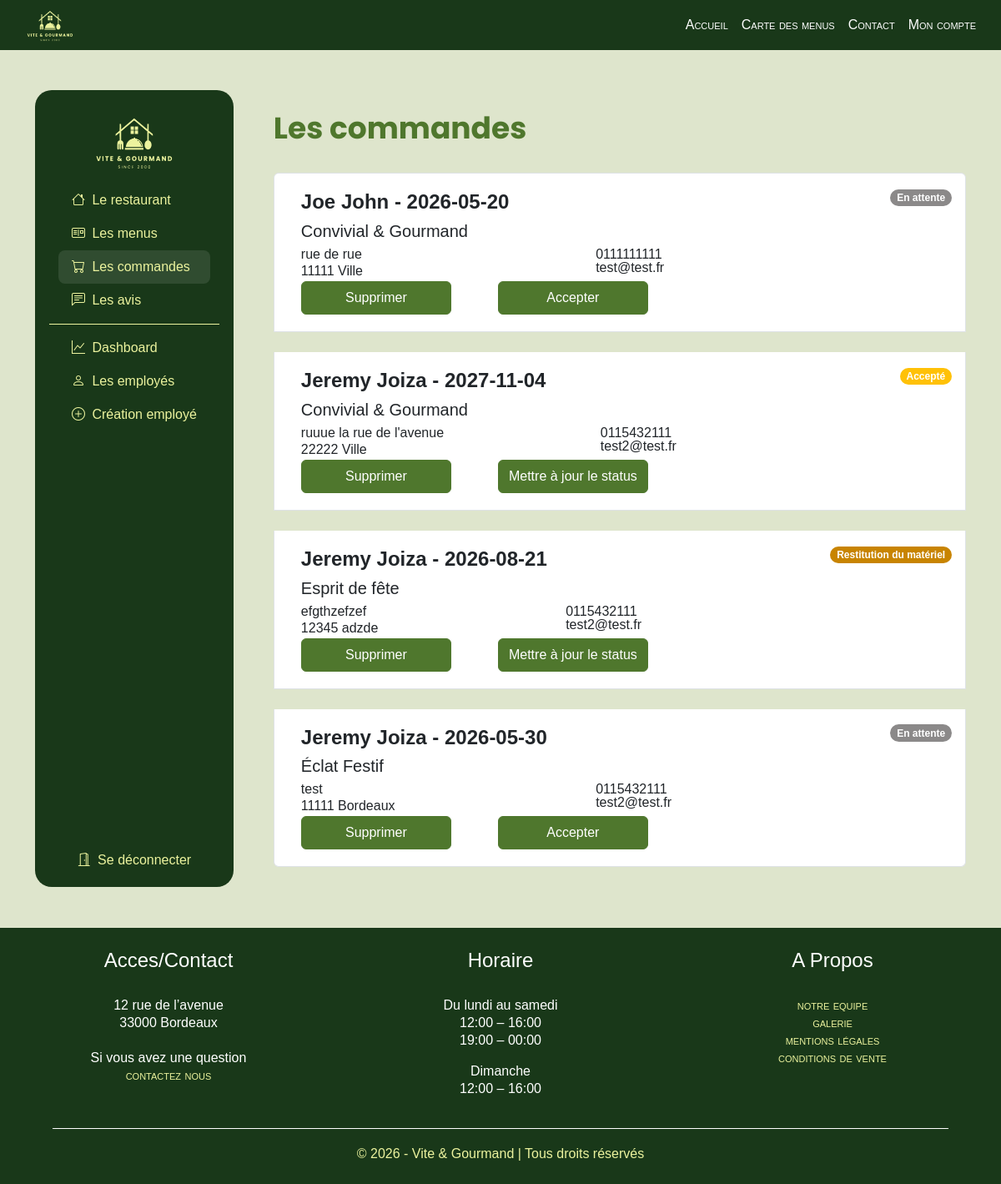
Before: /monCompteEmploye/commandes (signed in) with the older database file.
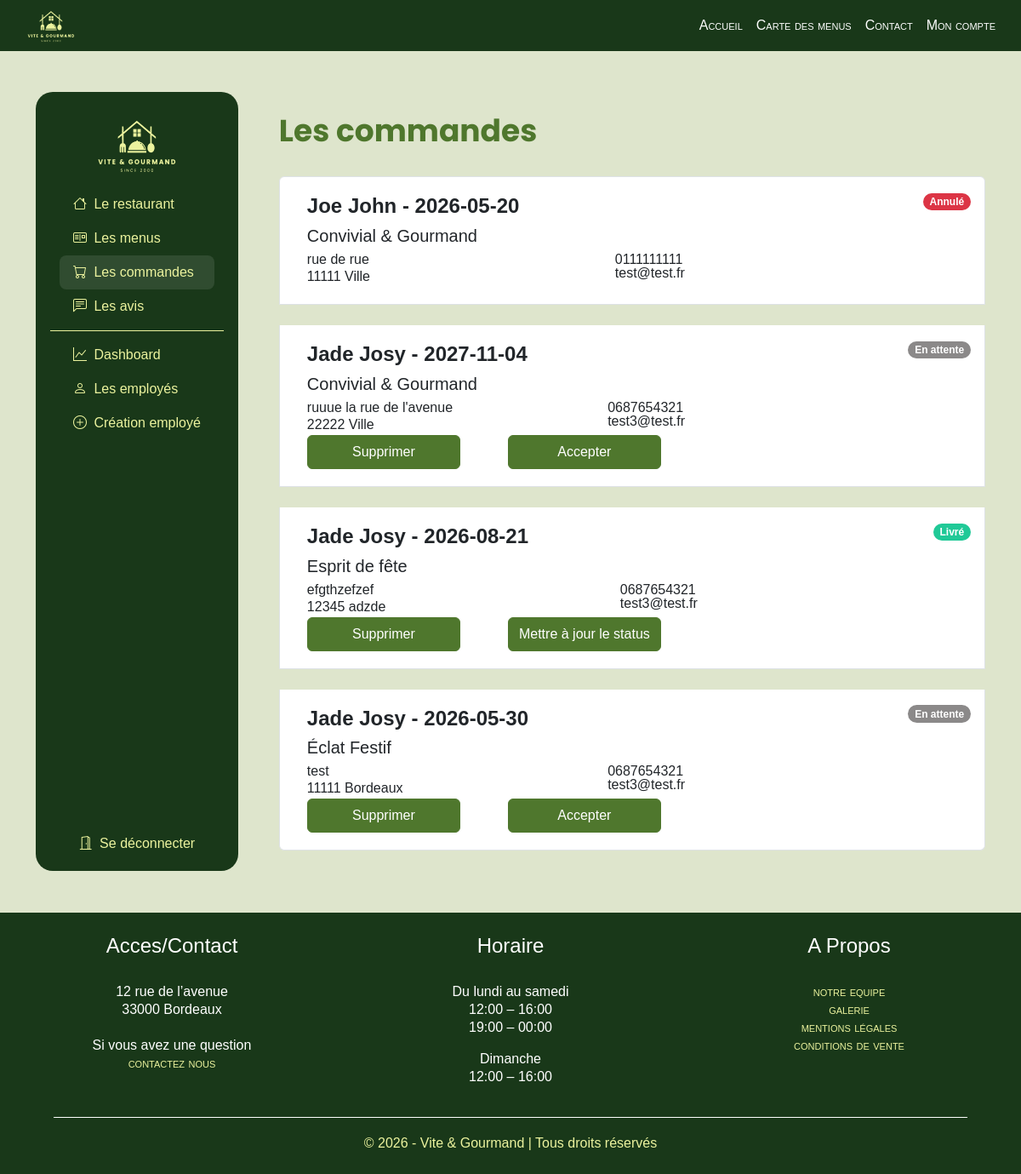
After: the same page with the newer database file.
### tables this page shows
CREATE TABLE IF NOT EXISTS `commandes` (
  `id` int NOT NULL AUTO_INCREMENT,
  `date_commande` date NOT NULL,
  `date_prestation` date NOT NULL,
  `heure_livraison` time NOT NULL,
  `adresse_livraison` varchar(100) NOT NULL,
  `code_postal_livraison` varchar(10) NOT NULL,
  `ville_livraison` varchar(100) NOT NULL,
  `prix_menu` double NOT NULL,
  `nbre_pers` int NOT NULL,
  `prix_livraison` double NOT NULL,
  `status` varchar(50) DEFAULT NULL,
  `pret_materiel` tinyint(1) DEFAULT '0',
  `restitution_materiel` tinyint(1) DEFAULT '0',
  `contact_annulation` varchar(20) DEFAULT NULL,
  `raison_annulation` text,
  `user_id` int NOT NULL,
  `menu_id` int NOT NULL,
  PRIMARY KEY (`id`),
  KEY `user_id` (`user_id`),
  KEY `menu_id` (`menu_id`)
);

CREATE TABLE IF NOT EXISTS `users` (
  `id` int NOT NULL AUTO_INCREMENT,
  `nom` varchar(50) NOT NULL,
  `prenom` varchar(50) NOT NULL,
  `telephone` varchar(10) NOT NULL,
  `email` varchar(250) NOT NULL,
  `adresse` varchar(250) NOT NULL,
  `code_postal` varchar(10) NOT NULL,
  `ville` varchar(100) NOT NULL,
  `birthday` timestamp NULL DEFAULT NULL,
  `password` varchar(255) NOT NULL,
  `role` varchar(20) DEFAULT NULL,
  `created_at` timestamp NOT NULL DEFAULT CURRENT_TIMESTAMP,
  PRIMARY KEY (`id`),
  UNIQUE KEY `email` (`email`)
);

CREATE TABLE IF NOT EXISTS `menus` (
  `id` int NOT NULL AUTO_INCREMENT,
  `entree_id` int NOT NULL,
  `plat_id` int NOT NULL,
  `dessert_id` int NOT NULL,
  `titre` varchar(50) NOT NULL,
  `nbre_pers_min` int NOT NULL,
  `prix_par_pers` double NOT NULL,
  `regime_id` int NOT NULL,
  `theme_id` int NOT NULL,
  `description` varchar(250) DEFAULT NULL,
  `quantite_restante` int NOT NULL,
  `img_path` varchar(250) DEFAULT NULL,
  PRIMARY KEY (`id`),
  KEY `entree_id` (`entree_id`),
  KEY `plat_id` (`plat_id`),
  KEY `dessert_id` (`dessert_id`),
  KEY `regime_id` (`regime_id`),
  KEY `theme_id` (`theme_id`)
);

CREATE TABLE IF NOT EXISTS `horaires` (
  `id` int NOT NULL AUTO_INCREMENT,
  `jour` varchar(20) NOT NULL,
  `morning_opening` time DEFAULT NULL,
  `morning_closing` time DEFAULT NULL,
  `night_opening` time DEFAULT NULL,
  `night_closing` time DEFAULT NULL,
  PRIMARY KEY (`id`)
);

### pages/databaseLink/staffAccountCommandesPost.php (called while the page is built, shortened)
<?php
  require __DIR__ . "/../../config/database.php";
  function getStatusColor($status) {
    $status_badge = [
      "accepte" => "text-bg-badge-accepte",
      "en_preparation" => "bg-info",
      "en_cours_de_livraison" => "bg-purple",
      "livre" => "bg-teal",
      "restitution_materiel" => "bg-warning",
      "terminee" => "bg-success",
      "annule" => "bg-danger"
    ];
    return $status_badge[$status] ?? 'text-bg-badge-waiting';
  }
  function getStatusName($status) {
    $stepsLabel = [
      "accepte" => "Accepté",
      "en_preparation" => "En préparation",
      "en_cours_de_livraison" => "En cours de livraison",
      "livre" => "Livré",
      "restitution_materiel" => "Restitution du matériel",
      "terminee" => "Terminé",
      "annule" => "Annulé"
    ];
    return $stepsLabel[$status] ?? 'text-bg-badge-waiting';
  }
  try {
    $query = "
      SELECT
        commandes.*,
        suivis_commandes.accepte,
        suivis_commandes.en_preparation,
        suivis_commandes.en_cours_de_livraison,
        suivis_commandes.livre,
        suivis_commandes.restitution_materiel,
        suivis_commandes.terminee,
        users.prenom,
        users.nom,
        users.telephone,
        users.email,
        menus.titre
      FROM
        commandes
      JOIN users ON commandes.user_id = users.id
      JOIN menus ON commandes.menu_id = menus.id
      LEFT JOIN suivis_commandes
        ON suivis_commandes.commande_id = commandes.id
    ";
    $stmt = $pdo->prepare($query);
    $stmt->execute();
    $commandes = $stmt->fetchAll(PDO::FETCH_ASSOC);
  } catch (PDOException $e){
    error_log($e->getMessage());
    echo "Erreur serveur";
    exit;
}

### pages/databaseLink/footerPost.php (called while the page is built)
<?php
require __DIR__ . "/../../config/database.php";
try{
  $query = "SELECT * FROM horaires";
  $stmt = $pdo->prepare($query);
  $stmt->execute();
  $datas = $stmt->fetchAll(PDO::FETCH_ASSOC);
  $horaires = array_column($datas, null, 'id');
}
catch (PDOException $e){
    error_log("Erreur de connexion à la base de données : ". $e->getMessage());
}
?>

### pages/staffAccountCommandes.php (the view, shortened to what this page needs)
<?php
  require "databaseLink/staffAccountCommandesPost.php";
?>
<div id="staffAccountCommandes" class="staffAccount">
  <div class="container py-5">
    <div class="side-by-side-sidebar">
      <div class="d-none d-md-block">
        <?php
          if ($_SESSION['user_role'] === "admin") {
            require "layout/adminAccountSidebar.php";
          } else {
            require "layout/staffAccountSidebar.php";
          }
        ?>
      </div>
          <?php
            if ($_SESSION['user_role'] === "admin") {
              require "layout/adminAccountSidebar.php";
            } else {
              require "layout/staffAccountSidebar.php";
            }
          ?>
      <div class="w-100">
        <div class="text-left">
          <h1 class="text-primary fw-bold py-4">Les commandes</h1>
        </div>
        <div>
          <ol class="list-group">
            <?php foreach ($commandes as $commande): ?>
            <li
              class="list-group-item p-3 d-flex mb-4 align-items-start gap-3 list-mobile-display"
            >
              <div class="m-1 ms-md-3 w-100 list-item-mobile-display">
                <h2 class="fw-bold comment-mobile-display">
                  <?= $commande['prenom'] ?> <?=$commande['nom']?> - <?=$commande['date_prestation']?>
                </h2>
                <h3><?=$commande['titre']?></h3>
                <div class="infos-wrapper">
                  <div>
                    <p class="m-0 lh-1"><?=$commande['adresse_livraison']?> </p>
                    <p class="m-0"> <?=$commande['code_postal_livraison']?> <?=$commande['ville_livraison']?></p>
                  </div>
                  <div>
                    <p class="m-0 lh-1"><?=$commande['telephone']?></p>
                    <p class="lh-1 m-0"><?=$commande['email']?></p>
                  </div>
                </div>
                <div class="d-flex flex-column flex-sm-row flex-wrap gap-2">
                  <?php if ($commande['status'] !== 'annule'): ?>
                    <button
                      type="button"
                      data-bs-toggle="modal"
                      data-bs-target="#deleteOrder"
                      class="btn btn-primary large-button mt-4 mt-lg-0 me-3 me-lg-5"
                      data-id="<?= $commande['id'] ?>"
                    >
                      Supprimer
                    </button>
                  <?php endif; ?>
                   <?php if ($commande['status'] !== 'annule' && !empty($commande['status']) && $commande['status'] !== 'terminee'): ?>
                    <form action="<?= BASE_URL ?>/monCompteEmploye/commandesPost" method="post">
                      <button
                        type="submit"
                        name="changeStatusOrderbtn"
                        class="btn btn-primary large-button"
                      >
                        Mettre à jour le status
                      </button>
                    <?php endif; ?>
                    </form>
                    <?php if (empty($commande['status'])): ?>
                    <form action="<?= BASE_URL ?>/monCompteEmploye/accepteCommandesPost" method="post">
                      <button
                        type="submit"
                        name="accepteOrderbtn"
                        class="btn btn-primary large-button"
                      >
                        Accepter
                      </button>
                    </form>
                    <?php endif; ?>
                </div>
              </div>
              <div class="badge-mobile-display">
              <span class="badge <?= getStatusColor($commande['status']) ?> rounded-pill">
                <?= !empty($commande['status']) ? getStatusName($commande['status']) : "En attente"?>
              </span>
              </div>
            </li>
            <?php endforeach; ?>
          </ol>
        </div>
      </div>
    </div>
  </div>
  </div>

### index.php (shortened to what this page needs)
<?php
  $currentPage = parse_url($_SERVER['REQUEST_URI'], PHP_URL_PATH);
  $page = get_page();
?>
<!doctype html>
<html lang="en">
  <head>
    <link rel="stylesheet" href="<?= BASE_URL ?>/scss/main.css" />
  </head>
  <body>
    <header>
      <nav class="navbar navbar-expand-md bg-dark" data-bs-theme="dark">
        <div class="container-fluid">
          <a href="<?= BASE_URL ?>/">
            <img src="<?= BASE_URL ?>/assets/pictures/logo-light.png" class="logo-size-header" />
          </a>
          <div class="collapse navbar-collapse" id="navbarSupportedContent">
            <ul class="navbar-nav ms-auto mb-2 mb-md-0">
              <li class="nav-item">
                <a class="nav-link " href="<?= BASE_URL ?>/">Accueil</a>
              </li>
              <li class="nav-item">
                <a class="nav-link " href="<?= BASE_URL ?>/carteDesMenus">Carte des menus</a>
              </li>
              <li class="nav-item">
                <a class="nav-link" href="<?= BASE_URL ?>/contact">Contact</a>
              </li>
              <?php if (isset($_SESSION['user_id']) && isset($_SESSION['user_role'])): ?>
                <li class="nav-item">
                  <a class="nav-link" href="<?= BASE_URL ?>/monCompteEmploye/InfosRestaurant">Mon compte</a>
                </li>
              <?php endif; ?>
            </ul>
          </div>
        </div>
      </nav>
    </header>
    <main id=<?= $currentPage === BASE_URL.'/commander' ? "main-page-order" : "main-page"; ?>>
      <?php require $page; ?>
    </main>
    <footer class="bg-dark text-white text-center footer">
      <?php require "pages/databaseLink/footerPost.php";?>
      <div class="row">
        <div class="col-6 col-md-4">
          <h2>Acces/Contact</h2>
          <p>
            12 rue de l’avenue </br>
            33000 Bordeaux</br></br>
            Si vous avez une question</br>
            <a href="<?= BASE_URL ?>/contact"> contactez nous </a>
          </p>
        </div>
        <div class="col-6 col-md-4">
          <h2>Horaire</h2>
          <p>
            Du lundi au samedi <br />
            <?= substr($horaires['1']['morning_opening'], 0, 5)?> – <?= substr($horaires['1']['morning_closing'], 0, 5)?><br />
            <?= substr($horaires['1']['night_opening'], 0, 5)?> – <?= substr($horaires['1']['night_closing'], 0, 5)?><br />
          </p>
          <p>
            Dimanche <br />
            <?= substr($horaires['2']['morning_opening'], 0, 5)?> – <?= substr($horaires['2']['morning_closing'], 0, 5)?><br /><br />
          </p>
        </div>
        <div class="col-12 col-md-4">
          <h2>A Propos</h2>
          <p>
            <a href="<?= BASE_URL ?>/contact"> notre equipe </a><br />
            <a href="<?= BASE_URL ?>/contact"> galerie </a><br />
            <a href="<?= BASE_URL ?>/contact"> mentions légales </a><br />
            <a href="<?= BASE_URL ?>/contact"> conditions de vente </a>
          </p>
        </div>
        <hr>
        <div class="col-12">
          <p class="copyright">&copy; 2026 - Vite & Gourmand | Tous droits réservés</p>
        </div>
      </div>
    </footer>
  </body>
</html>

### pages/layout/adminAccountSidebar.php
<?php $currentPage = parse_url($_SERVER['REQUEST_URI'], PHP_URL_PATH); ?>
<div class="accountSidebar h-100 card me-md-5">
  <div class="text-center">
    <img
      src="<?= BASE_URL ?>/assets/pictures/logo-light.png"
      alt="logo-v-et-g"
      class="form-logo-size"
    />
  </div>
  <div class="nav link-sidebar sidebar-top">
    <a href="<?= BASE_URL ?>/monCompteEmploye/InfosRestaurant" class="sidebar-link my-0 py-2 text-decoration-none <?= $currentPage === BASE_URL.'/monCompteEmploye/InfosRestaurant' ? 'active' : ''; ?> p-3">
      <i class="bi bi-house text-light me-1"></i>
      <span class="hide-on-collapse text-light">Le restaurant</span>
    </a>
    <a href="<?= BASE_URL ?>/monCompteEmploye/menus" class="sidebar-link my-0 py-2 text-decoration-none <?= $currentPage === BASE_URL.'/monCompteEmploye/menus' ? 'active' : ''; ?> p-3">
      <i class="bi bi-postcard text-light me-1"></i>
      <span class="hide-on-collapse text-light">Les menus</span>
    </a>
    <a href="<?= BASE_URL ?>/monCompteEmploye/commandes" class="sidebar-link py-2 my-0 text-decoration-none <?= $currentPage === BASE_URL.'/monCompteEmploye/commandes' ? 'active' : ''; ?> p-3">
      <i class="bi bi-cart text-light me-1"></i>
      <span class="hide-on-collapse text-light">Les commandes</span>
    </a>
    <a href="<?= BASE_URL ?>/monCompteEmploye/staffAccountAvis" class="sidebar-link py-2 my-0 text-decoration-none <?= $currentPage === BASE_URL.'/monCompteEmploye/staffAccountAvis' ? 'active' : ''; ?> p-3">
      <i class="bi bi-chat-left-text text-light me-1"></i>
      <span class="hide-on-collapse text-light">Les avis</span>
    </a>
    <hr class="text-light my-2"/>
    <a href="<?= BASE_URL ?>/monCompteAdmin/dashboard" class="sidebar-link py-2 my-0 text-decoration-none <?= $currentPage === BASE_URL.'/monCompteAdmin/dashboard' ? 'active' : ''; ?> p-3">
      <i class="bi bi-graph-up text-light me-1"></i>
      <span class="hide-on-collapse text-light">Dashboard</span>
    </a>
    <a href="<?= BASE_URL ?>/monCompteAdmin/employes" class="sidebar-link py-2 my-0 text-decoration-none <?= $currentPage === BASE_URL.'/monCompteAdmin/employes' ? 'active' : ''; ?> p-3">
      <i class="bi bi-person text-light me-1"></i>
      <span class="hide-on-collapse text-light">Les employés</span>
    </a>
    <a href="<?= BASE_URL ?>/monCompteAdmin/creationCompteEmploye" class="sidebar-link py-2 my-0 text-decoration-none <?= $currentPage === BASE_URL.'/monCompteAdmin/creationCompteEmploye' ? 'active' : ''; ?> p-3">
      <i class="bi bi-plus-circle text-light me-1"></i>
      <span class="hide-on-collapse text-light">Création employé</span>
    </a>
  </div>
  <div class="nav link-sidebar sidebar-bottom">
    <a href="<?= BASE_URL ?>/logout" class="sidebar-link py-2 my-0 text-decoration-none p-3">
      <i class="bi bi-door-open text-light me-1"></i>
      <span class="hide-on-collapse text-light">Se déconnecter</span>
    </a>
  </div>
</div>

Changed rows visible on the page:
removed commandes: user.prenom "Jeremy", user.nom "Joiza", date_prestation "2026-05-30", menu.titre "Éclat Festif", adresse_livraison "test", code_postal_livraison "11111", ville_livraison "Bordeaux", user.telephone "0115432111", user.email "test2@test.fr", shows "En attente"
changed commandes "rue de rue": status (not shown) → "Annulé"; no longer shows "Supprimer Accepter En attente"
changed commandes "ruuue la rue de l'avenue": user.prenom "Jeremy" → "Jade"; user.nom "Joiza" → "Josy"; user.telephone "0115432111" → "0687654321"; user.email "test2@test.fr" → "test3@test.fr"; status "Accepté" → (not shown); status "Mettre à jour le status" → "Accepter En attente"
changed commandes "efgthzefzef": user.prenom "Jeremy" → "Jade"; user.nom "Joiza" → "Josy"; user.telephone "0115432111" → "0687654321"; user.email "test2@test.fr" → "test3@test.fr"; status "Restitution du matériel" → "Livré"
added commandes: user.prenom "Jade", user.nom "Josy", date_prestation "2026-05-30", menu.titre "Éclat Festif", adresse_livraison "test", code_postal_livraison "11111", ville_livraison "Bordeaux", user.telephone "0687654321", user.email "test3@test.fr", shows "En attente"
